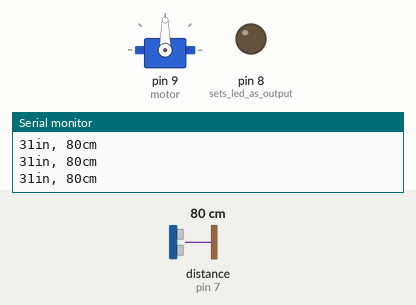
The sketch below on a simulated Arduino Uno, built with avr-gcc and run on an emulated ATmega328P. On the bench: servo, output pins drawn as LEDs (lit = HIGH), the last lines printed to the serial monitor. Wiring (inferred from the names in the program): ultrasonic range finder: trigger pin 6; echo pin 7. The inputs (shaded band) are chosen by the test bench; at power-on: distance to the obstacle (sensor on pin 7) 80 cm. The echo pulse lasts 58.3 µs per cm; pins used as bus, display or sensor lines are not drawn.

Above: at 1.2 s.
1.3 s: distance to the obstacle (sensor on pin 7) set to 42 cm
2.8 s: distance to the obstacle (sensor on pin 7) set to 34 cm
At 4.0 s:
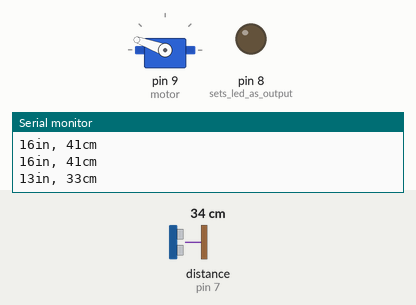
At 11.56 s:
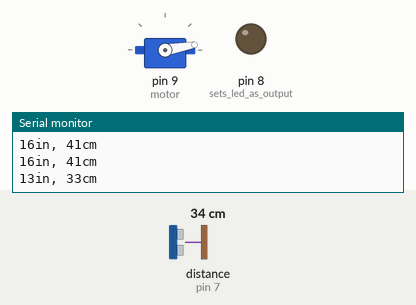
Timing chart, 0 to 11.8 s (numbered marks = the images above; inputs shaded):
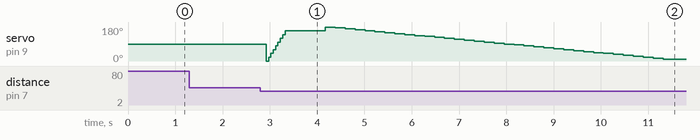

The sketch:

halloween_project.ino
```cpp
#include <Servo.h>
#include <Wire.h>

Servo motor; // declares servo motor
int trig = 6;
int echo = 7; // attaches range sensor

void setup()
{
  Serial.begin(9600); // starts serial monitor
  motor.attach(9);// attaches servo
  pinMode(8, OUTPUT); // sets led as output
}

void loop(){
// establish variables for duration of the ping,
  // and the distance result in inches and centimeters:
  long duration, inches, cm;

  // The PING))) is triggered by a HIGH pulse of 2 or more microseconds.
  // Give a short LOW pulse beforehand to ensure a clean HIGH pulse:
  pinMode(trig, OUTPUT);
  digitalWrite(trig, LOW);
  delayMicroseconds(2);
  digitalWrite(trig, HIGH);
  delayMicroseconds(5);
  digitalWrite(trig, LOW);

  // The same pin is used to read the signal from the PING))): a HIGH
  // pulse whose duration is the time (in microseconds) from the sending
  // of the ping to the reception of its echo off of an object.
  pinMode(echo, INPUT);
  duration = pulseIn(echo, HIGH); // sends pulse to range sensor

  // convert the time into a distance
  inches = microsecondsToInches(duration);
  cm = microsecondsToCentimeters(duration);

  Serial.print(inches);
  Serial.print("in, ");
  Serial.print(cm);
  Serial.print("cm");
  Serial.println();

  delay(100);


if (inches < 15)
  {
for (int i=0;i <179; i=i+20)
{
  motor.write(i); //turns motor to set location
  delay(50);
}
    {
      digitalWrite(13,HIGH);
      delay(200);
      digitalWrite(13,LOW);
      delay(200);
      digitalWrite(13,HIGH);
      delay(200);
      digitalWrite(13,LOW);
      delay(200); // all of above flashes led
    }
  for (int i=180; i>5; i=i-5)
  {
    motor.write(i);
    delay(10);
    digitalWrite(13,HIGH);
      delay(100);
      digitalWrite(13,LOW);
      delay(100);// all of above flashes LED
}
  delay(2000);
}


}
long microsecondsToInches(long microseconds)
{
  // According to Parallax's datasheet for the PING))), there are
  // 73.746 microseconds per inch (i.e. sound travels at 1130 feet per
  // second). This gives the distance travelled by the ping, outbound
  // and return, so we divide by 2 to get the distance of the obstacle.
  // See: http://www.parallax.com/dl/docs/prod/acc/28015-PI...
  return microseconds / 74 / 2;
}

long microsecondsToCentimeters(long microseconds)
{
  // The speed of sound is 340 m/s or 29 microseconds per centimeter.
  // The ping travels out and back, so to find the distance of the
  // object we take half of the distance travelled.
  return microseconds / 29 / 2;

}
```

Measured:
- the behaviour switches between 39 and 38 cm on distance to the obstacle (sensor on pin 7) (found by bisection; images 0 and 1)
